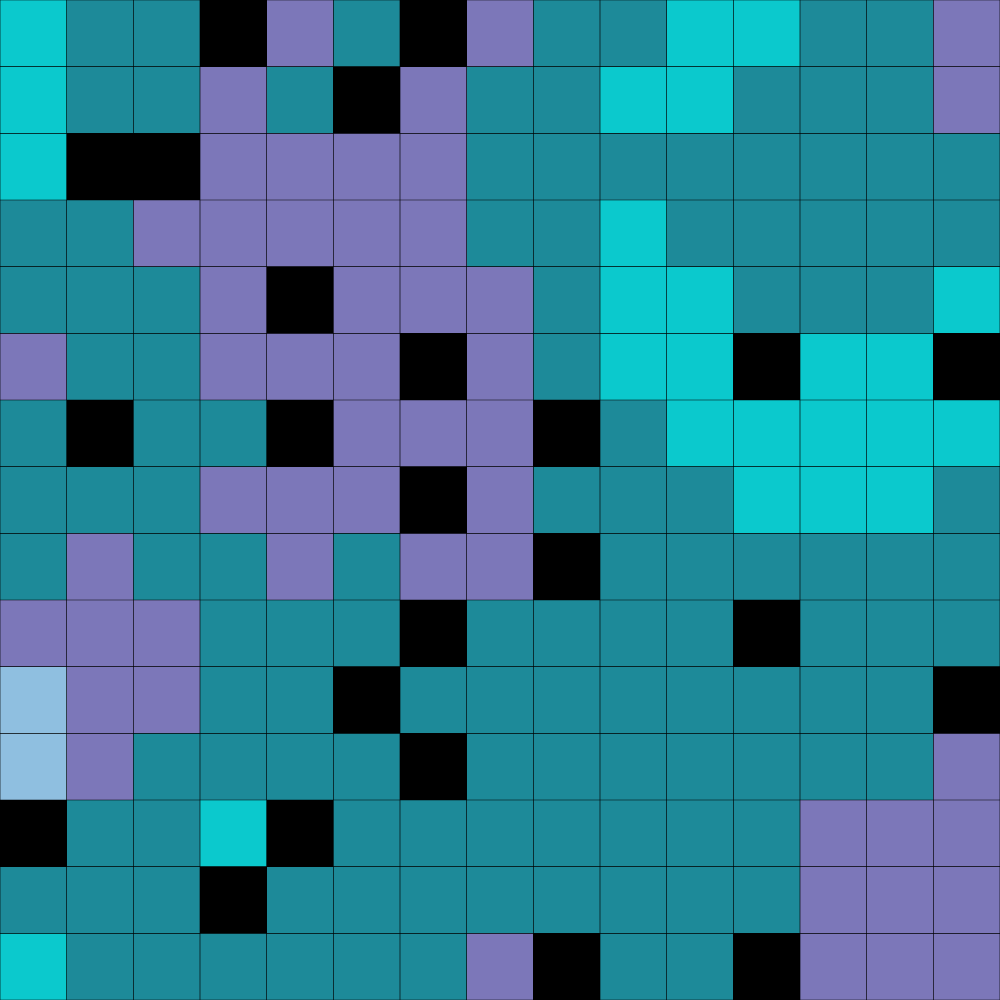
Frame 1 (no input)
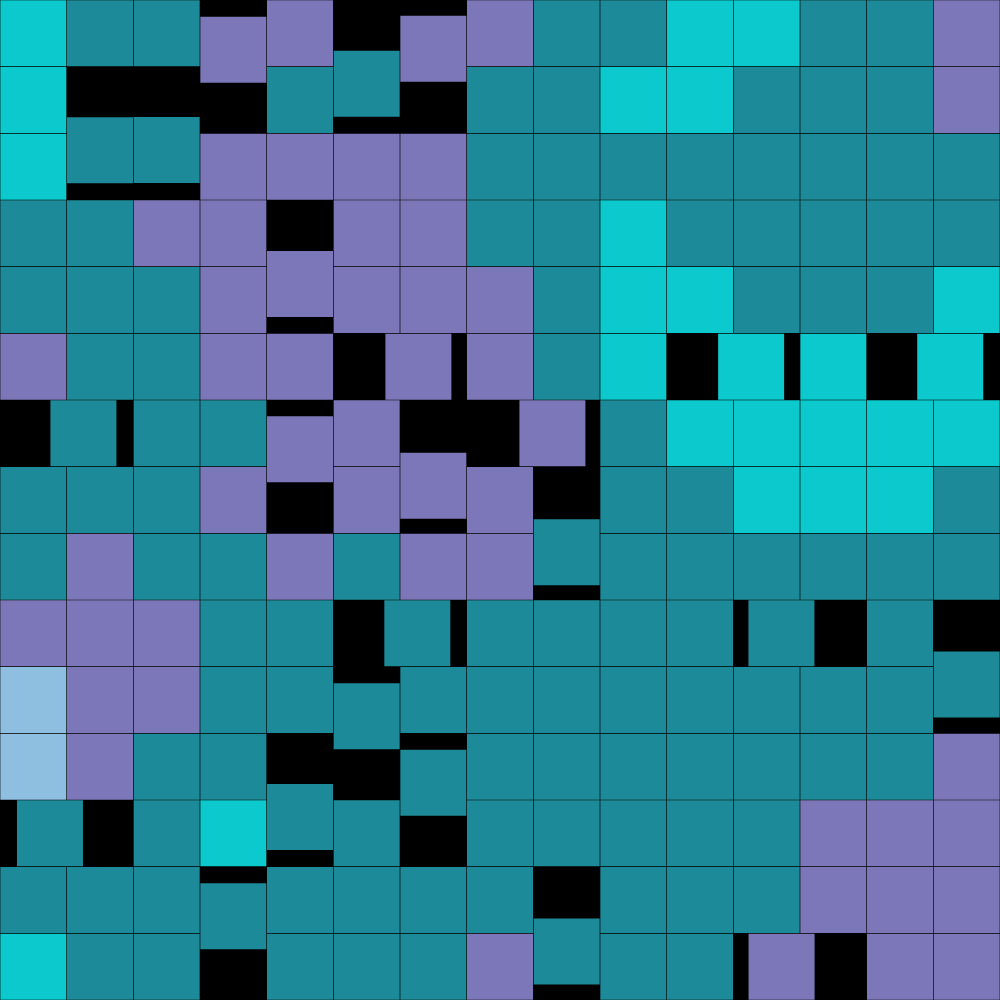
Frame 60 (no input)
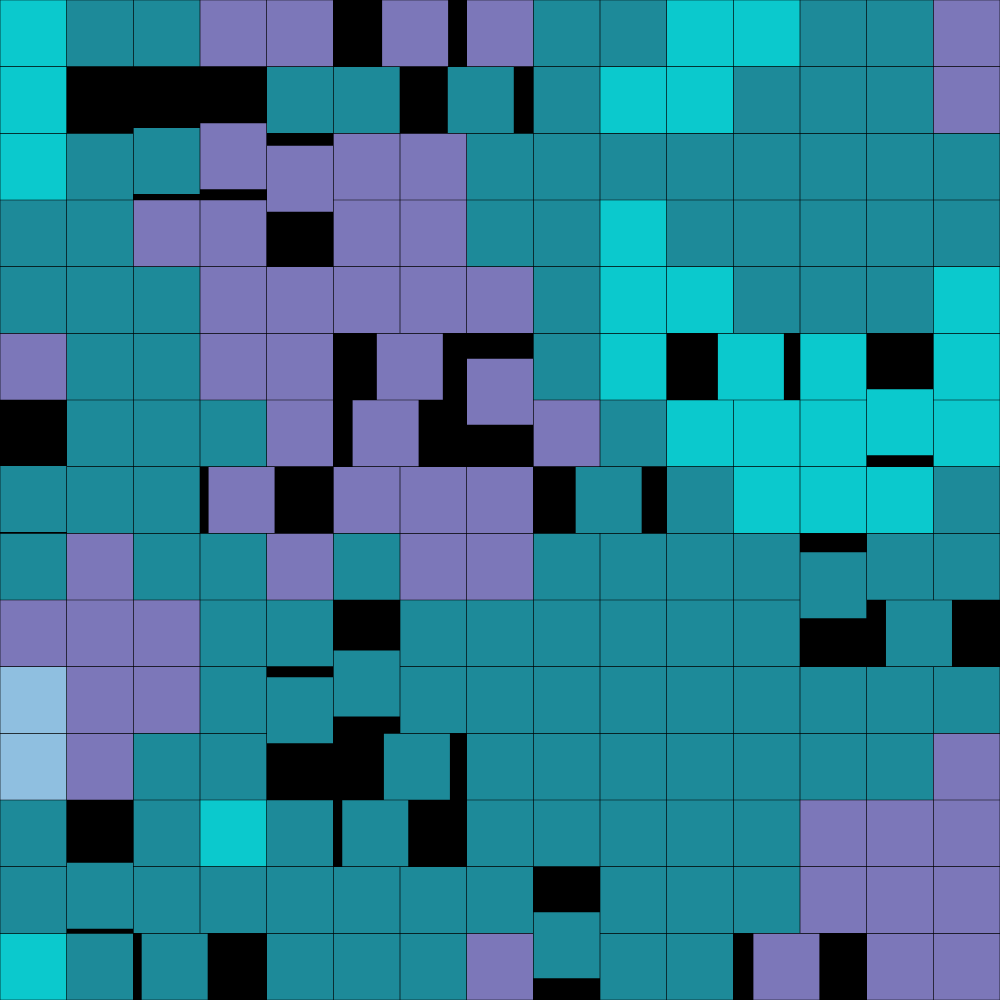
Frame 120 (the mouse pressed at the canvas centre since frame 60)

The p5.js sketch that drew these frames (run headless with seeded random() and noise() and a simulated clock; from frame 60 on, the mouse is pressed at the canvas centre):

// p5.js sketch
// ── sketch.js
/*
| Author          | Project Somedays                      
| Title           | WCCChallenge 2026 Week 18 - "Glyph"
| 📅 Started      | 2025-05-03
| 📅 Completed    | 2025-05-03       
| 🕒 Taken        | 2hrs of mucking about                     
| 🤯 Concept      | Matching glyphs trigger biz
| 🔎 Focus        | Keeping grid and visuals separate
| 🤖 AI-use       | Bug-fixes and troubleshooting

Made for Sableraph's weekly creative coding challenges, reviewed weekly on https://www.twitch.tv/sableraph
See other submissions here: https://openprocessing.org/curation/78544
Join The Birb's Nest Discord community! https://discord.gg/S8c7qcjw2b

Trying to get into the habit of obeying The Law of Demeter i.e. the Law of Least Knowledge
Do all the updates in the grid, which knows nothing about tiles
Tiles just know which grid position to start and end at, but nothing about the rules for how they're updated
*/

const rows = 15;
const cols = 15;
const maxAttempts = 10;
let side;
let palette = "#8fbfe0, #7c77b9, #1d8a99, #0bc9cd, #14fff7".split(", ");
let grid;
let directions = [
    {x: 0, y: -1},
    {x: 0, y: 1},
    {x: 1, y: 0},
    {x: -1, y: 0}
];
let cycleFrames = 90;
let t = 0;

function setup() {
    createCanvas(min(windowWidth, windowHeight), min(windowWidth, windowHeight));
    side = width / cols;
    rectMode(CENTER);
    noStroke();
    
    // We only need to initialize the grid now!
    grid = new Grid(cols, rows);
}

function draw() {
    background(0);

    if (t === 0) {
        grid.fillHoles();
    }
    
    // The grid handles updating and showing all tiles
    grid.show();
    
    t = (t + 1) % cycleFrames;
}

class Grid {
    constructor(_cols, _rows) {    
        this.cols = _cols;
        this.rows = _rows;
        this.grid = [];

        // Initialize grid directly with Tile objects
        for (let i = 0; i < this.cols; i++) {
            let row = [];
            for (let j = 0; j < this.rows; j++) {
                let isHole = random() < 0.1; 
                row.push(new Tile(i, j, isHole));
            }
            this.grid.push(row);
        }
    }

    fillHoles() {
        // 1. Reset all chosen flags for the new cycle
        for (let i = 0; i < this.cols; i++) {
            for (let j = 0; j < this.rows; j++) {
                this.grid[i][j].chosen = false;
            }
        }

        // 2. Create a shallow copy of the 2D array structure to act as our buffer
        // We copy the structure, but keep the references to the actual Tile objects
        let bufferGrid = [];
        for (let i = 0; i < this.cols; i++) {
            bufferGrid.push([...this.grid[i]]);
        }

        // 3. Process the holes
        for (let i = 0; i < this.cols; i++) {
            for (let j = 0; j < this.rows; j++) {
                let currentTile = this.grid[i][j];
                
                if (!currentTile.isHole) continue; 
                
                let dir = random(directions); 
                let newX = i + dir.x;
                let newY = j + dir.y;

                let attempts = 0;
                // Make sure neighbor is valid, NOT a hole, and NOT already moving
                while (attempts < maxAttempts && 
                      (newX < 0 || newX >= this.cols || newY < 0 || newY >= this.rows || 
                       this.grid[newX][newY].isHole || 
                       this.grid[newX][newY].chosen)) {
                    dir = random(directions);
                    newX = i + dir.x; 
                    newY = j + dir.y;
                    attempts++;
                }
                
                if (attempts >= maxAttempts) continue;

                let neighborTile = this.grid[newX][newY];

                // Mark the neighbor as chosen so it doesn't move twice
                neighborTile.chosen = true;

                // Swap their positions in the buffer array
                bufferGrid[i][j] = neighborTile;
                bufferGrid[newX][newY] = currentTile;

                // Tell both tiles their new logic coordinates
                neighborTile.setTarget(i, j);
                currentTile.setTarget(newX, newY); // The invisible hole object swaps places too!
            }
        }

        // 4. Overwrite the main grid with the updated buffer
        this.grid = bufferGrid;
    }

    show() {
        for (let i = 0; i < this.cols; i++) {
            for (let j = 0; j < this.rows; j++) {
                this.grid[i][j].update();
                this.grid[i][j].show();
            }
        }
    }
}

class Tile {
    constructor(gridX, gridY, isHole) {
        this.gridX = gridX;
        this.gridY = gridY;
        this.newGridX = gridX;
        this.newGridY = gridY;
        
        this.isHole = isHole;
        this.chosen = false; 
        
        this.originP = createVector();
        this.targetP = createVector();
        
        this.colour = palette[int(map(noise(gridX / 5.0, gridY / 5.0), 0, 1, 0, palette.length))];
        
        // Setup movement timing variables
        this.delayFrames = 0;
        this.moveFrames = cycleFrames;
        this.framesActive = cycleFrames; // Start fully "arrived"
        
        this.getPosFromGrid();
        this.p = this.originP.copy(); 
    }

    setTarget(newGridX, newGridY) {
        this.gridX = this.newGridX;
        this.gridY = this.newGridY;
        
        this.newGridX = newGridX;
        this.newGridY = newGridY;
        
        this.getPosFromGrid();
        
        // 1. Calculate a new noise-based delay (between 0 and half a cycle)
        // Using gridX and gridY creates a flow field effect for the delay!
        this.delayFrames = map(noise(this.gridX / 10.0, this.gridY / 10.0), 0, 1, 0, cycleFrames / 2);
        
        // 2. Subtract the delay from the total cycle so it still arrives on time
        this.moveFrames = cycleFrames - this.delayFrames;
        
        // 3. Start the timer in the negative so it sits still before moving
        this.framesActive = -this.delayFrames; 
    }

    getPosFromGrid() {
        this.originP.set((this.gridX + 0.5) * side, (this.gridY + 0.5) * side);
        this.targetP.set((this.newGridX + 0.5) * side, (this.newGridY + 0.5) * side);
    }
    
    update() {
        if (this.framesActive < this.moveFrames) {
            this.framesActive++;
        }
        
        // Convert current active frames into a normalized 0.0 to 1.0 progress
        let progress = map(this.framesActive, 0, this.moveFrames, 0, 1);
        
        // Constrain prevents negative progress during the delay phase, holding the tile at 0
        progress = constrain(progress, 0, 1);
        
        this.p = p5.Vector.lerp(this.originP, this.targetP, easeOutBounce(progress));
    }

    show() {
        if (!this.isHole) {
            fill(this.colour);
            square(this.p.x, this.p.y, side * 0.99);
        }
    }
}

function easeOutBounce(x) {
    const n1 = 7.5625;
    const d1 = 2.75;

    if (x < 1 / d1) {
        return n1 * x * x;
    } else if (x < 2 / d1) {
        return n1 * (x -= 1.5 / d1) * x + 0.75;
    } else if (x < 2.5 / d1) {
        return n1 * (x -= 2.25 / d1) * x + 0.9375;
    } else {
        return n1 * (x -= 2.625 / d1) * x + 0.984375;
    }
}
